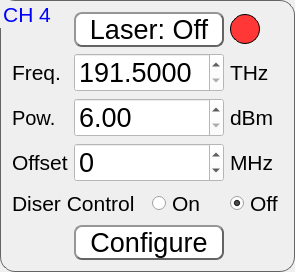
         <widget class="QGroupBox" name="groupBox_4">
          <property name="font">
           <font>
            <pointsize>16</pointsize>
           </font>
          </property>
          <property name="styleSheet">
           <string notr="true">QGroupBox{
border-color: rgb(100, 100, 100);
border-width: 1px;        
border-style: solid;
border-radius: 15px;
}
QGroupBox:title{
color: rgb(0, 0, 255);
}</string>
          </property>
          <property name="title">
           <string>CH 4</string>
          </property>
          <layout class="QGridLayout" name="gridLayout_6">
           <item row="0" column="1" colspan="2">
            <widget class="QPushButton" name="laser_4">
             <property name="minimumSize">
              <size>
               <width>150</width>
               <height>0</height>
              </size>
             </property>
             <property name="font">
              <font>
               <pointsize>20</pointsize>
              </font>
             </property>
             <property name="styleSheet">
              <string notr="true">QPushButton{
	border-color: rgb(100, 100, 100);
	font: 20pt &quot;MS Shell Dlg 2&quot;;
	border-width: 2px;        
	border-style: outset;
	border-radius: 8px;
	background-color: rgb(255, 255, 255);
}
QPushButton:hover{
	background-color: rgb(225, 240, 255);
}
QPushButton:pressed{
	background-color: rgb(245, 245, 245);
}

</string>
             </property>
             <property name="text">
              <string>Laser: Off</string>
             </property>
             <property name="checkable">
              <bool>true</bool>
             </property>
            </widget>
           </item>
           <item row="0" column="3">
            <widget class="QLabel" name="led_4">
             <property name="minimumSize">
              <size>
               <width>30</width>
               <height>30</height>
              </size>
             </property>
             <property name="maximumSize">
              <size>
               <width>30</width>
               <height>30</height>
              </size>
             </property>
             <property name="styleSheet">
              <string notr="true">border-color: rgb(0, 0, 0);
border-width: 1px;        
border-style: solid;
border-radius: 15px;
background-color: rgb(255, 55, 55);

</string>
             </property>
             <property name="text">
              <string/>
             </property>
            </widget>
           </item>
           <item row="1" column="0">
            <widget class="QLabel" name="freq_label_4">
             <property name="font">
              <font>
               <pointsize>16</pointsize>
              </font>
             </property>
             <property name="text">
              <string>Freq.</string>
             </property>
            </widget>
           </item>
           <item row="1" column="1" colspan="2">
            <widget class="QDoubleSpinBox" name="freq_4">
             <property name="font">
              <font>
               <pointsize>20</pointsize>
              </font>
             </property>
             <property name="styleSheet">
              <string notr="true">background-color: rgb(255, 255, 255);</string>
             </property>
             <property name="decimals">
              <number>4</number>
             </property>
             <property name="minimum">
              <double>191.500000000000000</double>
             </property>
             <property name="maximum">
              <double>196.250000000000000</double>
             </property>
             <property name="singleStep">
              <double>0.100000000000000</double>
             </property>
            </widget>
           </item>
           <item row="1" column="3">
            <widget class="QLabel" name="freq_unit_4">
             <property name="minimumSize">
              <size>
               <width>50</width>
               <height>0</height>
              </size>
             </property>
             <property name="font">
              <font>
               <pointsize>16</pointsize>
              </font>
             </property>
             <property name="text">
              <string>THz</string>
             </property>
            </widget>
           </item>
           <item row="2" column="0">
            <widget class="QLabel" name="label_16">
             <property name="font">
              <font>
               <pointsize>15</pointsize>
              </font>
             </property>
             <property name="text">
              <string>Pow.</string>
             </property>
            </widget>
           </item>
           <item row="2" column="1" colspan="2">
            <widget class="QDoubleSpinBox" name="power_4">
             <property name="font">
              <font>
               <pointsize>20</pointsize>
              </font>
             </property>
             <property name="styleSheet">
              <string notr="true">background-color: rgb(255, 255, 255);</string>
             </property>
             <property name="decimals">
              <number>2</number>
             </property>
             <property name="minimum">
              <double>6.000000000000000</double>
             </property>
             <property name="maximum">
              <double>15.500000000000000</double>
             </property>
             <property name="singleStep">
              <double>0.500000000000000</double>
             </property>
            </widget>
           </item>
           <item row="2" column="3">
            <widget class="QLabel" name="label_17">
             <property name="font">
              <font>
               <pointsize>16</pointsize>
              </font>
             </property>
             <property name="text">
              <string>dBm</string>
             </property>
            </widget>
           </item>
           <item row="3" column="0">
            <widget class="QLabel" name="label_18">
             <property name="font">
              <font>
               <pointsize>16</pointsize>
              </font>
             </property>
             <property name="text">
              <string>Offset</string>
             </property>
            </widget>
           </item>
           <item row="3" column="1" colspan="2">
            <widget class="QSpinBox" name="offset_4">
             <property name="font">
              <font>
               <pointsize>20</pointsize>
              </font>
             </property>
             <property name="styleSheet">
              <string notr="true">background-color: rgb(255, 255, 255);</string>
             </property>
             <property name="minimum">
              <number>-12000</number>
             </property>
             <property name="maximum">
              <number>12000</number>
             </property>
             <property name="singleStep">
              <number>250</number>
             </property>
             <property name="value">
              <number>0</number>
             </property>
            </widget>
           </item>
           <item row="3" column="3">
            <widget class="QLabel" name="label_19">
             <property name="font">
              <font>
               <pointsize>16</pointsize>
              </font>
             </property>
             <property name="text">
              <string>MHz</string>
             </property>
            </widget>
           </item>
           <item row="4" column="0" colspan="2">
            <widget class="QLabel" name="label_20">
             <property name="font">
              <font>
               <pointsize>16</pointsize>
              </font>
             </property>
             <property name="text">
              <string>Diser Control</string>
             </property>
            </widget>
           </item>
           <item row="4" column="2">
            <widget class="QRadioButton" name="diser_on_4">
             <property name="font">
              <font>
               <pointsize>16</pointsize>
              </font>
             </property>
             <property name="text">
              <string>On</string>
             </property>
            </widget>
           </item>
           <item row="4" column="3">
            <widget class="QRadioButton" name="diser_off_4">
             <property name="font">
              <font>
               <pointsize>16</pointsize>
              </font>
             </property>
             <property name="text">
              <string>Off</string>
             </property>
             <property name="checked">
              <bool>true</bool>
             </property>
            </widget>
           </item>
           <item row="5" column="1" colspan="2">
            <widget class="QPushButton" name="config_4">
             <property name="font">
              <font>
               <pointsize>20</pointsize>
              </font>
             </property>
             <property name="styleSheet">
              <string notr="true">QPushButton{
border-color: rgb(100, 100, 100);
font: 20pt &quot;MS Shell Dlg 2&quot;;
border-width: 2px;        
border-style: outset;
border-radius: 8px;
background-color: rgb(255, 255, 255);
}
QPushButton:hover{
background-color: rgb(225, 240, 255);
}
QPushButton:pressed{
background-color: rgb(245, 245, 245);
}
</string>
             </property>
             <property name="text">
              <string>Configure</string>
             </property>
            </widget>
           </item>
          </layout>
         </widget>
